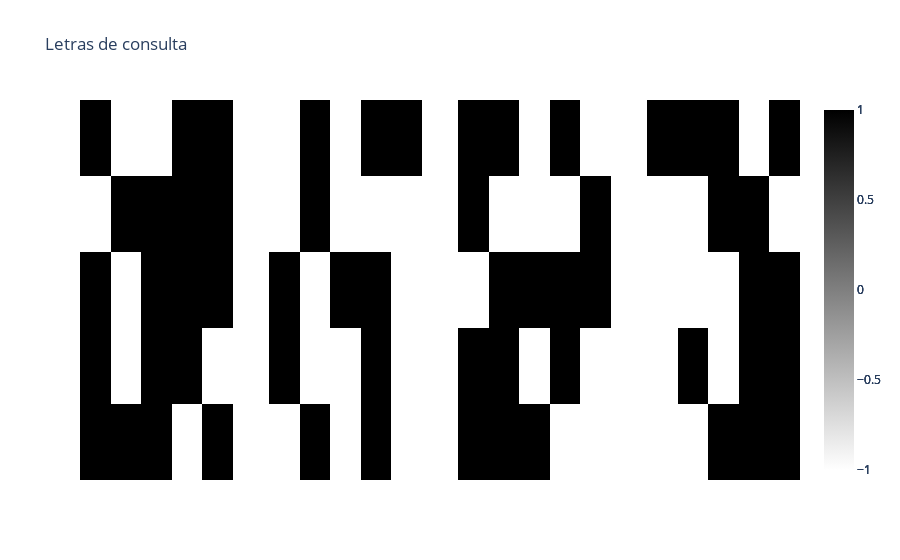
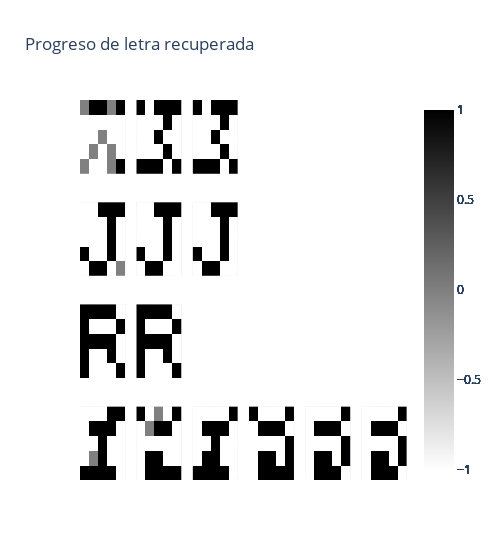
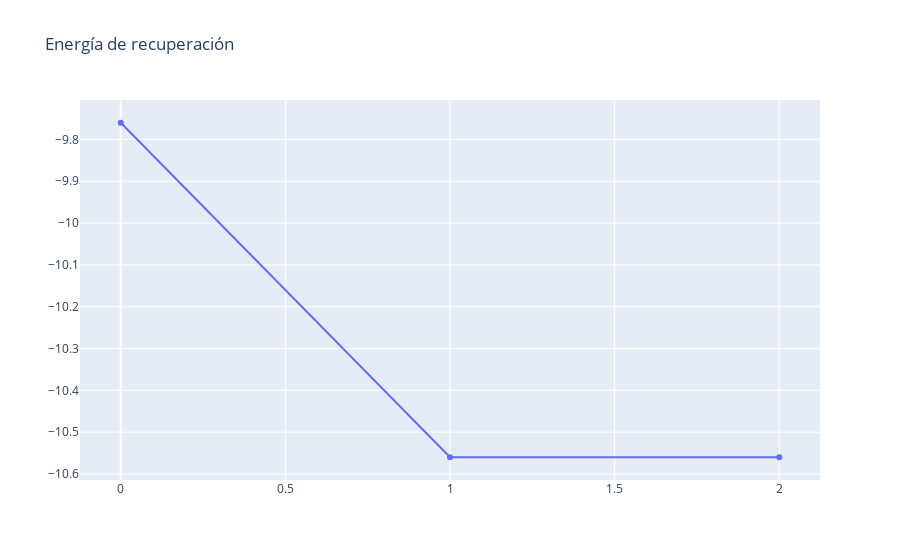

Source (notebook cell) for these figures, in order:
### Code cell
hopfield_matrix = generate_hopfield_matrix(flattened_train_set)

print_letters([np.flipud(letter) for letter in noisy_letters], "Letras de consulta")

progresses = [ most_similar_pattern(hopfield_matrix, flatten_matrix(letter), 10) for letter in noisy_letters ]

print_list_progress([[np.flipud(np.reshape(letter[1], [5,5])) for letter in progress[3]] for progress in progresses], title = "Progreso de letra recuperada")

print_energy_linegraph([progress[2] for progress in progresses[1][3]], title = "Energía de recuperación")

temp = most_similar_pattern(hopfield_matrix, flatten_matrix(alphabet_map["I"]), 10)

### Figure 1 — Plotly figure (JSON) as saved in the notebook; plotly's stock layout.template omitted (floating-point values rounded to 4 significant figures)
{"data": [{"colorscale": [[0, "white"], [1, "black"]], "type": "heatmap", "xaxis": "x", "yaxis": "y", "z": [[1, 1, 1, -1, 1], [1, -1, 1, 1, -1], [1, -1, 1, 1, 1], [-1, 1, 1, 1, 1], [1, -1, -1, 1, 1]]}, {"colorscale": [[0, "white"], [1, "black"]], "type": "heatmap", "xaxis": "x2", "yaxis": "y2", "z": [[-1, 1, -1, 1, -1], [1, -1, -1, 1, -1], [1, -1, 1, 1, -1], [-1, 1, -1, -1, -1], [-1, 1, -1, 1, 1]]}, {"colorscale": [[0, "white"], [1, "black"]], "type": "heatmap", "xaxis": "x3", "yaxis": "y3", "z": [[1, 1, 1, -1, -1], [1, 1, -1, 1, -1], [-1, 1, 1, 1, 1], [1, -1, -1, -1, 1], [1, 1, -1, 1, -1]]}, {"colorscale": [[0, "white"], [1, "black"]], "type": "heatmap", "xaxis": "x4", "yaxis": "y4", "z": [[-1, -1, 1, 1, 1], [-1, 1, -1, 1, 1], [-1, -1, -1, 1, 1], [-1, -1, 1, 1, -1], [1, 1, 1, -1, 1]]}], "layout": {"coloraxis": {"showscale": false}, "title": {"text": "Letras de consulta"}, "xaxis": {"anchor": "y", "domain": [0, 0.2125], "showticklabels": false}, "xaxis2": {"anchor": "y2", "domain": [0.2625, 0.475], "showticklabels": false}, "xaxis3": {"anchor": "y3", "domain": [0.525, 0.7375], "showticklabels": false}, "xaxis4": {"anchor": "y4", "domain": [0.7875, 1], "showticklabels": false}, "yaxis": {"anchor": "x", "domain": [0, 1], "showticklabels": false}, "yaxis2": {"anchor": "x2", "domain": [0, 1], "showticklabels": false}, "yaxis3": {"anchor": "x3", "domain": [0, 1], "showticklabels": false}, "yaxis4": {"anchor": "x4", "domain": [0, 1], "showticklabels": false}}}

### Figure 2 — Plotly figure (JSON) as saved in the notebook; plotly's stock layout.template omitted (floating-point values rounded to 4 significant figures)
{"data": [{"colorscale": [[0, "white"], [1, "black"]], "type": "heatmap", "xaxis": "x", "yaxis": "y", "z": [[0, -1, -1, 0, 1], [-1, 0, -1, 0, -1], [-1, -1, 0, -1, -1], [-1, -1, -1, -1, -1], [0, 1, 1, 0, 1]]}, {"colorscale": [[0, "white"], [1, "black"]], "type": "heatmap", "xaxis": "x2", "yaxis": "y2", "z": [[1, 1, 1, -1, 1], [-1, -1, -1, 1, -1], [-1, -1, 1, -1, -1], [-1, -1, -1, 1, -1], [1, -1, 1, 1, 1]]}, {"colorscale": [[0, "white"], [1, "black"]], "type": "heatmap", "xaxis": "x3", "yaxis": "y3", "z": [[1, 1, 1, -1, 1], [-1, -1, -1, 1, -1], [-1, -1, 1, -1, -1], [-1, -1, -1, 1, -1], [1, -1, 1, 1, 1]]}, {"colorscale": [[0, "white"], [1, "black"]], "type": "heatmap", "xaxis": "x7", "yaxis": "y7", "z": [[-1, 1, 1, -1, 0], [1, -1, -1, 1, -1], [-1, -1, -1, 1, -1], [-1, -1, -1, 1, -1], [-1, -1, 1, 1, 1]]}, {"colorscale": [[0, "white"], [1, "black"]], "type": "heatmap", "xaxis": "x8", "yaxis": "y8", "z": [[-1, 1, 1, -1, -1], [1, -1, -1, 1, -1], [-1, -1, -1, 1, -1], [-1, -1, -1, 1, -1], [-1, -1, 1, 1, 1]]}, {"colorscale": [[0, "white"], [1, "black"]], "type": "heatmap", "xaxis": "x9", "yaxis": "y9", "z": [[-1, 1, 1, -1, -1], [1, -1, -1, 1, -1], [-1, -1, -1, 1, -1], [-1, -1, -1, 1, -1], [-1, -1, 1, 1, 1]]}, {"colorscale": [[0, "white"], [1, "black"]], "type": "heatmap", "xaxis": "x13", "yaxis": "y13", "z": [[1, -1, -1, -1, 1], [1, -1, -1, 1, -1], [1, 1, 1, 1, -1], [1, -1, -1, -1, 1], [1, 1, 1, 1, -1]]}, {"colorscale": [[0, "white"], [1, "black"]], "type": "heatmap", "xaxis": "x14", "yaxis": "y14", "z": [[1, -1, -1, -1, 1], [1, -1, -1, 1, -1], [1, 1, 1, 1, -1], [1, -1, -1, -1, 1], [1, 1, 1, 1, -1]]}, {"colorscale": [[0, "white"], [1, "black"]], "type": "heatmap", "xaxis": "x19", "yaxis": "y19", "z": [[1, 1, 1, 1, -1], [-1, 0, 1, -1, -1], [-1, -1, 1, -1, -1], [-1, 1, 1, 1, -1], [-1, -1, -1, 1, 1]]}, {"colorscale": [[0, "white"], [1, "black"]], "type": "heatmap", "xaxis": "x20", "yaxis": "y20", "z": [[-1, 1, 1, 1, 1], [-1, 1, 1, -1, -1], [-1, -1, -1, -1, -1], [-1, 0, 1, 1, -1], [1, -1, 0, -1, 1]]}, {"colorscale": [[0, "white"], [1, "black"]], "type": "heatmap", "xaxis": "x21", "yaxis": "y21", "z": [[1, 1, 1, 1, -1], [-1, 1, 1, -1, -1], [-1, -1, 1, -1, -1], [-1, 1, 1, 1, -1], [-1, -1, -1, -1, 1]]}, {"colorscale": [[0, "white"], [1, "black"]], "type": "heatmap", "xaxis": "x22", "yaxis": "y22", "z": [[-1, 1, 1, 1, 1], [-1, 1, 1, -1, 1], [-1, -1, -1, -1, 1], [-1, 1, 1, 1, -1], [1, -1, -1, -1, 1]]}, {"colorscale": [[0, "white"], [1, "black"]], "type": "heatmap", "xaxis": "x23", "yaxis": "y23", "z": [[-1, 1, 1, 1, -1], [-1, 1, 1, -1, 1], [-1, -1, -1, -1, 1], [-1, 1, 1, 1, -1], [-1, -1, -1, -1, 1]]}, {"colorscale": [[0, "white"], [1, "black"]], "type": "heatmap", "xaxis": "x24", "yaxis": "y24", "z": [[-1, 1, 1, 1, -1], [-1, 1, 1, -1, 1], [-1, -1, -1, -1, 1], [-1, 1, 1, 1, -1], [-1, -1, -1, -1, 1]]}], "layout": {"coloraxis": {"showscale": false}, "title": {"text": "Progreso de letra recuperada"}, "width": 500, "xaxis": {"anchor": "y", "domain": [0, 0.1389], "showticklabels": false}, "xaxis10": {"anchor": "y10", "domain": [0.5167, 0.6556], "showticklabels": false}, "xaxis11": {"anchor": "y11", "domain": [0.6889, 0.8278], "showticklabels": false}, "xaxis12": {"anchor": "y12", "domain": [0.8611, 1], "showticklabels": false}, "xaxis13": {"anchor": "y13", "domain": [0, 0.1389], "showticklabels": false}, "xaxis14": {"anchor": "y14", "domain": [0.1722, 0.3111], "showticklabels": false}, "xaxis15": {"anchor": "y15", "domain": [0.3444, 0.4833], "showticklabels": false}, "xaxis16": {"anchor": "y16", "domain": [0.5167, 0.6556], "showticklabels": false}, "xaxis17": {"anchor": "y17", "domain": [0.6889, 0.8278], "showticklabels": false}, "xaxis18": {"anchor": "y18", "domain": [0.8611, 1], "showticklabels": false}, "xaxis19": {"anchor": "y19", "domain": [0, 0.1389], "showticklabels": false}, "xaxis2": {"anchor": "y2", "domain": [0.1722, 0.3111], "showticklabels": false}, "xaxis20": {"anchor": "y20", "domain": [0.1722, 0.3111], "showticklabels": false}, "xaxis21": {"anchor": "y21", "domain": [0.3444, 0.4833], "showticklabels": false}, "xaxis22": {"anchor": "y22", "domain": [0.5167, 0.6556], "showticklabels": false}, "xaxis23": {"anchor": "y23", "domain": [0.6889, 0.8278], "showticklabels": false}, "xaxis24": {"anchor": "y24", "domain": [0.8611, 1], "showticklabels": false}, "xaxis3": {"anchor": "y3", "domain": [0.3444, 0.4833], "showticklabels": false}, "xaxis4": {"anchor": "y4", "domain": [0.5167, 0.6556], "showticklabels": false}, "xaxis5": {"anchor": "y5", "domain": [0.6889, 0.8278], "showticklabels": false}, "xaxis6": {"anchor": "y6", "domain": [0.8611, 1], "showticklabels": false}, "xaxis7": {"anchor": "y7", "domain": [0, 0.1389], "showticklabels": false}, "xaxis8": {"anchor": "y8", "domain": [0.1722, 0.3111], "showticklabels": false}, "xaxis9": {"anchor": "y9", "domain": [0.3444, 0.4833], "showticklabels": false}, "yaxis": {"anchor": "x", "domain": [0.8063, 1], "showticklabels": false}, "yaxis10": {"anchor": "x10", "domain": [0.5375, 0.7312], "showticklabels": false}, "yaxis11": {"anchor": "x11", "domain": [0.5375, 0.7312], "showticklabels": false}, "yaxis12": {"anchor": "x12", "domain": [0.5375, 0.7312], "showticklabels": false}, "yaxis13": {"anchor": "x13", "domain": [0.2687, 0.4625], "showticklabels": false}, "yaxis14": {"anchor": "x14", "domain": [0.2687, 0.4625], "showticklabels": false}, "yaxis15": {"anchor": "x15", "domain": [0.2687, 0.4625], "showticklabels": false}, "yaxis16": {"anchor": "x16", "domain": [0.2687, 0.4625], "showticklabels": false}, "yaxis17": {"anchor": "x17", "domain": [0.2687, 0.4625], "showticklabels": false}, "yaxis18": {"anchor": "x18", "domain": [0.2687, 0.4625], "showticklabels": false}, "yaxis19": {"anchor": "x19", "domain": [0, 0.1938], "showticklabels": false}, "yaxis2": {"anchor": "x2", "domain": [0.8063, 1], "showticklabels": false}, "yaxis20": {"anchor": "x20", "domain": [0, 0.1938], "showticklabels": false}, "yaxis21": {"anchor": "x21", "domain": [0, 0.1938], "showticklabels": false}, "yaxis22": {"anchor": "x22", "domain": [0, 0.1938], "showticklabels": false}, "yaxis23": {"anchor": "x23", "domain": [0, 0.1938], "showticklabels": false}, "yaxis24": {"anchor": "x24", "domain": [0, 0.1938], "showticklabels": false}, "yaxis3": {"anchor": "x3", "domain": [0.8063, 1], "showticklabels": false}, "yaxis4": {"anchor": "x4", "domain": [0.8063, 1], "showticklabels": false}, "yaxis5": {"anchor": "x5", "domain": [0.8063, 1], "showticklabels": false}, "yaxis6": {"anchor": "x6", "domain": [0.8063, 1], "showticklabels": false}, "yaxis7": {"anchor": "x7", "domain": [0.5375, 0.7312], "showticklabels": false}, "yaxis8": {"anchor": "x8", "domain": [0.5375, 0.7312], "showticklabels": false}, "yaxis9": {"anchor": "x9", "domain": [0.5375, 0.7312], "showticklabels": false}}}

### Figure 3 — Plotly figure (JSON) as saved in the notebook; plotly's stock layout.template omitted (floating-point values rounded to 4 significant figures)
{"data": [{"mode": "lines+markers", "type": "scatter", "x": [0, 1, 2], "y": [-9.76, -10.56, -10.56]}], "layout": {"title": {"text": "Energía de recuperación"}}}
